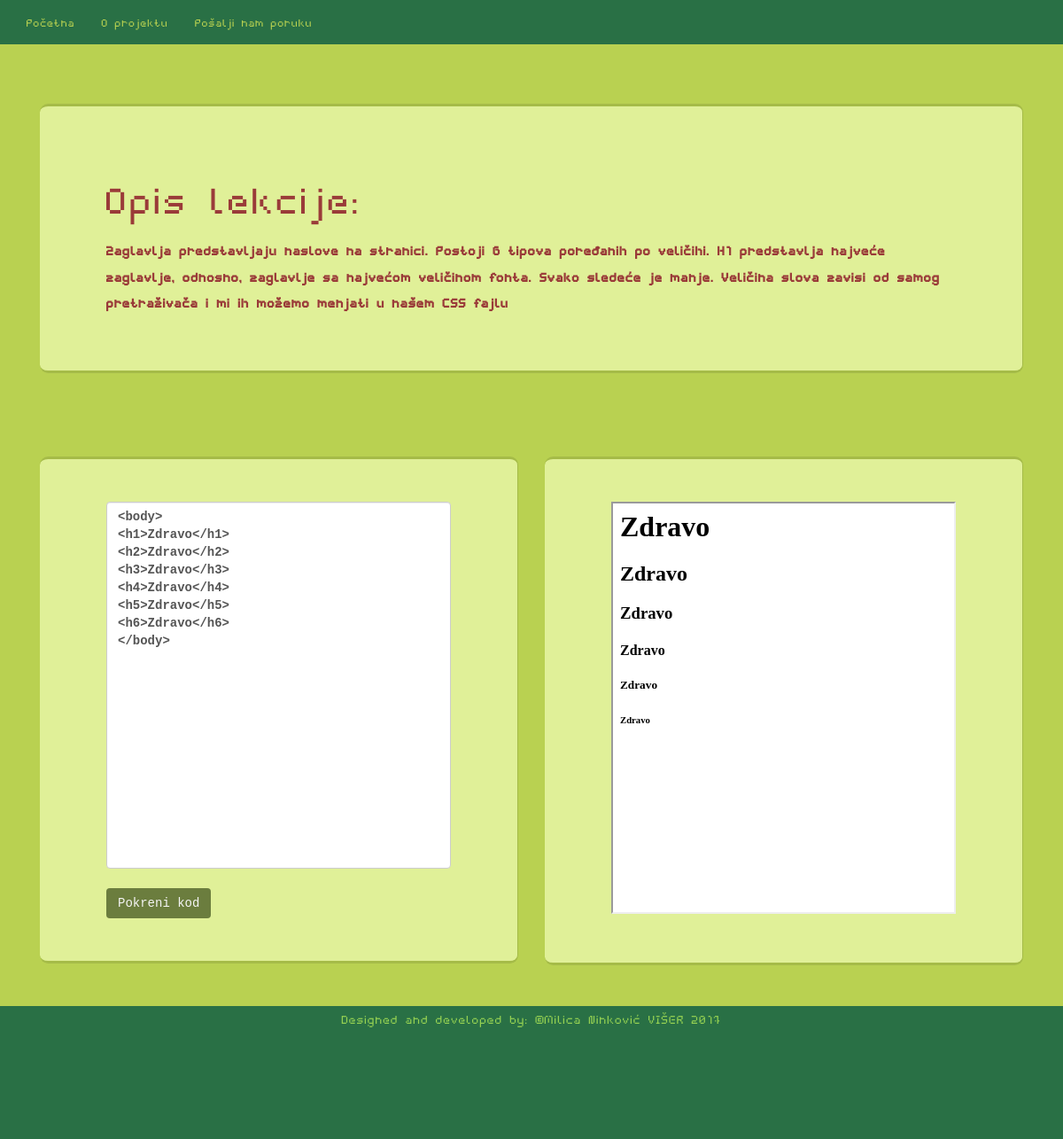
The page /lessonPage.php?id=2 on the database its author committed.
### tables this page shows
CREATE TABLE `lekcije` (
  `id` int(11) NOT NULL,
  `id_kursa` int(11) NOT NULL,
  `naziv` varchar(255) NOT NULL,
  `opis` text,
  `primer_koda` text,
  `status` int(11) NOT NULL DEFAULT '1'
);

### Lesson.php (called while the page is built, shortened)
<?php
require_once 'Connection.php';
class Lesson
{
    public static function getOneLesson($id){
        $qry="SELECT * FROM lekcije WHERE id=$id";
        $result=Connection::queryRequest($qry);
        $response=array();
        if(Connection::emptyQueryResults($result)){
            $response[]=$result->fetch_assoc();
        }
        return $response;
    }
}

### Connection.php (called while the page is built, shortened)
<?php
class Connection
{
    private $con;
    private static $point;
    private function __construct()
    {
        $host= DB_HOST;
        $user= DB_USER;
        $pass= DB_PASS;
        $name= DB_NAME;
        $this->con= @mysqli_connect($host,$user,$pass,$name)
            OR
        die('Database error'.mysqli_connect_error());
        mysqli_set_charset($this->con, 'utf8');
    }
    public static function pointerConnection(){
        if(self::$point==null){
            self::$point= new Connection();
        }
        return self::$point;
    }
    public function getConnection(){
        return $this->con;
    }
    public static function queryRequest($query){
        return Connection::pointerConnection()->getConnection()->query($query);
    }
    public static function emptyQueryResults($result){
        if($result->num_rows===0)
            return 0;
        else
            return 1;
    }
}

### lessonPage.php (the view, shortened to what this page needs)
<?php
include_once "templates/usertemplates/userheader.php";
require_once "Lesson.php";
?>
<div class="container">
    <div class="container-fluid">
        <div class="row">
            <div class="col-md-12">
                <div class="jumbotron jumbotron-fluid" id="lessonDescriptionJumbatron">
                    <div class="container">
                        <h1 class="display-3">Opis lekcije:</h1>
                        <p class="lead" id="courseDescription">
                            <?php
                                $id=$_GET['id'];
                                $result=Lesson::getOneLesson($id);
                            if(is_array($result)){
                            echo $result[0]['opis'];
                            ?>
                        </p>
                    </div>
                </div>
            </div>
        </div>
        <div class="row">
            <div class="col-md-6">
                <div class="jumbotron jumbotron-fluid" id="courseDescriptionJumbatron">
                    <div class="container">
                        <textarea id="lessonCode" class="form-control" rows="20" style="resize: none"><?php
                            echo $result[0]['primer_koda'];
                            }
                            ?>
                        </textarea>
                        <br>
                        <button type="button" class="btn" id="startCode"onclick="setIframe()" value="Pokreni kod">Pokreni
                            kod</button>
                    </div>
                </div>
            </div>
            <div class="col-md-6">
                <div class="jumbotron jumbotron-fluid" id="courseLessonsJumbatron">
                    <div class="container">
                        <iframe src="templates/usertemplates/iframeSorce.html" id="iframeCode"
                                sandbox="allow-scripts">
                       </iframe>
                    </div>
                </div>
            </div>
        </div>
    </div>
</div>
<?php
include_once "templates/usertemplates/userfooter.php";
?>

### css/userinterface.css (style rules this page uses)
html { font-size:15px; }
body { font-size:1rem; }
html,body { position: relative; padding:0; margin: 0; height: 100%; background-color: #b9d151; font-family: WebpixelRegular, monospace; }
*:not(textarea), *:not(input) { cursor: default; }
.jumbotron { background-color: transparent; color: #9a3b39; font-weight: bold; }
.jumbotron p { font-weight: bolder; }
#courseDescriptionJumbatron, #courseLessonsJumbatron, #aboutJumbatron, #messageJumbatron { min-height: 31.25rem; height: auto; margin: 3.125rem 0; border-radius: 0.625rem; background-color: #e0f098; border-top: 0.25rem solid #a5bb48; border-bottom: 0.25rem solid #a5bb48; border-right: 0.125rem solid #a5bb48; }
#lessonDescriptionJumbatron { height: auto; margin: 3.125rem 0; border-radius: 0.625rem; background-color: #e0f098; border-top: 0.25rem solid #a5bb48; border-bottom: 0.25rem solid #a5bb48; border-right: 0.125rem solid #a5bb48; }
label,input,textarea,button { font-size:1.2rem; font-family: "Courier New"; color:#6b7d3e; }
#submitMessage,#startCode { background-color:#6b7d3e; color:whitesmoke; }
#iframeCode { width:100%; height: 31rem; background-color: white; }

### rows shown on the page
lekcije: opis "Zaglavlja predstavljaju naslove na stranici. Postoji 6 tipova poređanih po veličihi. H1 predstavlja najveće zaglavlje, odnosno, zaglavlje sa najvećom veličinom fonta. Svako sledeće je manje. Veličina slova zavisi od samog pretraživača i mi ih možemo menjati u našem CSS fajlu", primer_koda "<body> <h1>Zdravo</h1> <h2>Zdravo</h2> <h3>Zdravo</h3> <h4>Zdravo</h4> <h5>Zdravo</h5> <h6>Zdravo</h6> </body>"
